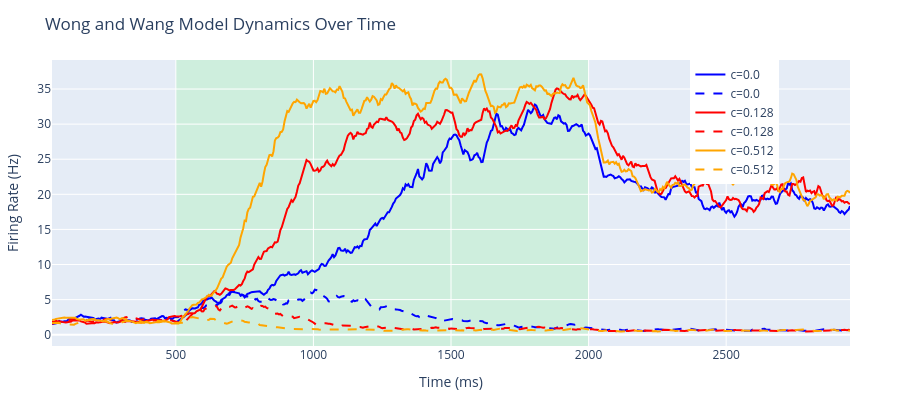

Notebook code for this chart:
### Markdown cell above
## Reduced model without AMPA, Wong and Wang 2006

### Code cell
# Import necessary packages
using Random
using Statistics
using PlotlyJS

# Set random seed for reproducibility
Random.seed!(42)

# Simulation Parameters
dt = 0.5                        # Time step (ms)
t_max = 3000.0                  # Total simulation time (ms)
time = 0.0:dt:t_max             # Time vector
n_time_steps = length(time)

# Model Parameters
# Time Constants
τ_NMDA = 100.0                  # NMDA synaptic time constant (ms)
τ_AMPA = 2.0                    # AMPA synaptic time constant (ms)

# Synaptic Efficacies
J_N = 0.2609                    # Recurrent NMDA excitation strength
J_N_cross = 0.0497              # Cross NMDA excitation


# NMDA Gain Factor
γ = 0.641                       # NMDA receptor gain factor

# Define transfer function H(I)
# F-I Curve Parameters (Excitatory Neurons)
a = 270.0                       # (Hz/nA)
b = 108.0                       # (Hz)
d = 0.154                       # (s)
function H(I)
    I_eff = a * I - b
    #if I_eff <= 0
    #    return 0.0
    #else
        return I_eff / (1.0 - exp(-d * I_eff))
    #end
end

# External Inputs
I_0 = 0.3255                    # Baseline external input (nA)
μ0 = 30                         # Hz, mean input
J_Input = 5.2e-4                # Input excitation
coherences = [0.0, 0.128, 0.512]# Coherence level (0 to 1)
colors = ["blue", "red", "orange"]

stim_start = 500.0              # Stimulus onset time (ms)
stim_end = 2000.0               # Stimulus offset time (ms)

# Noise Parameters
σ_I = 0.02                      # Reduced standard deviation of input noise (nA)

traces = PlotlyJS.AbstractTrace[]
for i in 1:length(coherences)
    # Stimulus input to Population 1&2
    I_stim_1 = J_Input * μ0 * (1 + coherences[i]) 
    I_stim_2 = J_Input * μ0 * (1 - coherences[i])

    # Initialize variables
    S1 = zeros(n_time_steps)        # Synaptic gating variable for Population 1
    S2 = zeros(n_time_steps)        # Synaptic gating variable for Population 2

    r1 = zeros(n_time_steps)        # Firing rate of Population 1
    r2 = zeros(n_time_steps)        # Firing rate of Population 2

    I1 = zeros(n_time_steps)        # Total input current to Population 1
    I2 = zeros(n_time_steps)        # Total input current to Population 2

    decision_made = false
    decision_time = 0.0
    choice = 0

    # Precompute external inputs
    I_ext1 = fill(I_0, n_time_steps)
    I_ext2 = fill(I_0, n_time_steps)

    stim_indices = findall(t -> t >= stim_start && t <= stim_end, time)
    I_ext1[stim_indices] .+= I_stim_1
    I_ext2[stim_indices] .+= I_stim_2

    # Simulate the network dynamics
    I_noise1 = σ_I * randn()
    I_noise2 = σ_I * randn()

    S1[1] = S2[1] = 0.1
    for t in 1:n_time_steps-1
        
        # Compute noise terms
        I_noise1 = I_noise1 + dt / τ_AMPA * (-I_noise1) + sqrt(dt/τ_AMPA) * σ_I * randn()
        I_noise2 = I_noise2 + dt / τ_AMPA * (-I_noise2) + sqrt(dt/τ_AMPA) * σ_I * randn()

        # Compute total input currents
        I1[t] = J_N * S1[t] - J_N_cross * S2[t] + I_ext1[t] + I_noise1
        I2[t] = J_N * S2[t] - J_N_cross * S1[t] + I_ext2[t] + I_noise2
        
        # Compute firing rates
        r1[t] = H(I1[t])
        r2[t] = H(I2[t])
        r1[t] = r1[t] < 0 ? 0 : r1[t]
        r2[t] = r2[t] < 0 ? 0 : r2[t]
        
        # Update synaptic gating variables using Euler method with gamma_NMDA
        S1[t+1] = S1[t] + (- S1[t] / τ_NMDA + (1 - S1[t]) * γ * r1[t] / 1000) * dt
        S2[t+1] = S2[t] + (- S2[t] / τ_NMDA + (1 - S2[t]) * γ * r2[t] / 1000) * dt
        
    end


    # Calculate mean rates and gating variables with sliding window
    time_window = Int(50 / dt)                          # time window 50 ms
    sliding_step = Int(5 / dt)                          # sliding window step 5 ms
    r1_smooth = [mean(r1[1:time_window])]
    r2_smooth = [mean(r2[1:time_window])]
    S1_smooth = [mean(S1[1:time_window])]
    S2_smooth = [mean(S2[1:time_window])]
    for t in 1:Int(floor((n_time_steps - time_window) / sliding_step))
        start_idx = sliding_step * (t-1) + 1
        end_idx = sliding_step * (t-1) + time_window
        push!(r1_smooth, mean(r1[start_idx:end_idx]))
        push!(r2_smooth, mean(r2[start_idx:end_idx]))
        push!(S1_smooth, mean(S1[start_idx:end_idx]))
        push!(S2_smooth, mean(S2[start_idx:end_idx]))
    end

    # Visualization using PlotlyJS
    trace_r1 = scatter(
        x = dt*time_window:dt*sliding_step:dt*(n_time_steps - time_window),
        y = r1_smooth,
        mode = "lines",
        name = "c=$(coherences[i])",
        line = attr(color = colors[i], width = 2, dash=r1_smooth[length(r1_smooth)] < r2_smooth[length(r2_smooth)] ? "dash" : "solid")
    )

    trace_r2 = scatter(
        x = dt*time_window:dt*sliding_step:dt*(n_time_steps - time_window),
        y = r2_smooth,
        mode = "lines",
        name = "c=$(coherences[i])",
        line = attr(color = colors[i], width = 2, dash=r1_smooth[length(r1_smooth)] > r2_smooth[length(r2_smooth)] ? "dash" : "solid")
    )

    push!(traces, trace_r1)
    push!(traces, trace_r2)
end

# Create shape for stimulus period
stim_shape = [
    attr(
        type = "rect",
        xref = "x",
        yref = "paper",
        x0 = stim_start,
        y0 = 0,
        x1 = stim_end,
        y1 = 1,
        fillcolor = "rgba(0, 255, 0, 0.1)",
        line = attr(width = 0),
        layer = "below"
    )
]

# Create layout for time series plot
layout_time_series = Layout(
    title = "Wong and Wang Model Dynamics Over Time",
    xaxis = attr(title = "Time (ms)"),
    yaxis = attr(title = "Firing Rate (Hz)"),
    legend = attr(orientation = "v", x = 0.8, y = 1.0),
    shapes = stim_shape,
    height = 400
)

# Create figure for time series and display
fig_time_series = Plot(traces, layout_time_series)

display(fig_time_series)

### Figure 1 — Plotly figure (JSON) as saved in the notebook; plotly's stock layout.template omitted (floating-point values rounded to 4 significant figures; data arrays with more than 128 entries replaced by an {"elided": "..."} marker saying what was removed)
{"data": [{"line": {"color": "blue", "dash": "solid", "width": 2}, "mode": "lines", "name": "c=0.0", "type": "scatter", "x": {"elided": "581 int values"}, "y": {"elided": "591 float values"}}, {"line": {"color": "blue", "dash": "dash", "width": 2}, "mode": "lines", "name": "c=0.0", "type": "scatter", "x": {"elided": "581 int values"}, "y": {"elided": "591 float values"}}, {"line": {"color": "red", "dash": "solid", "width": 2}, "mode": "lines", "name": "c=0.128", "type": "scatter", "x": {"elided": "581 int values"}, "y": {"elided": "591 float values"}}, {"line": {"color": "red", "dash": "dash", "width": 2}, "mode": "lines", "name": "c=0.128", "type": "scatter", "x": {"elided": "581 int values"}, "y": {"elided": "591 float values"}}, {"line": {"color": "orange", "dash": "solid", "width": 2}, "mode": "lines", "name": "c=0.512", "type": "scatter", "x": {"elided": "581 int values"}, "y": {"elided": "591 float values"}}, {"line": {"color": "orange", "dash": "dash", "width": 2}, "mode": "lines", "name": "c=0.512", "type": "scatter", "x": {"elided": "581 int values"}, "y": {"elided": "591 float values"}}], "layout": {"height": 400, "legend": {"orientation": "v", "x": 0.8, "y": 1}, "margin": {"b": 50, "l": 50, "r": 50, "t": 60}, "shapes": [{"fillcolor": "rgba(0, 255, 0, 0.1)", "layer": "below", "line": {"width": 0}, "type": "rect", "x0": 500, "x1": 2000, "xref": "x", "y0": 0, "y1": 1, "yref": "paper"}], "title": "Wong and Wang Model Dynamics Over Time", "xaxis": {"title": "Time (ms)"}, "yaxis": {"title": "Firing Rate (Hz)"}}}
